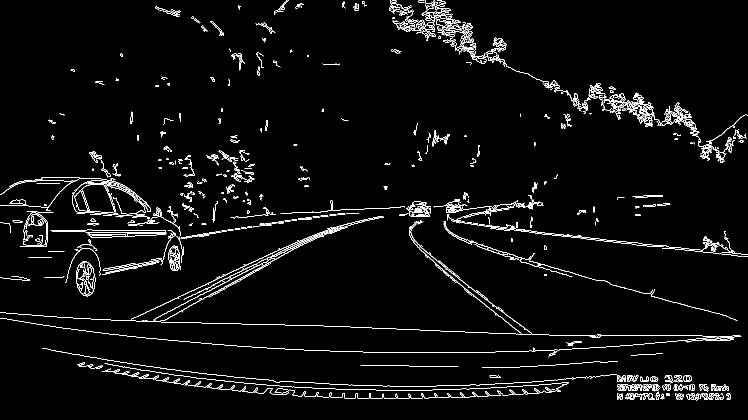
#> input picture edgedashcam1.png, 1495 x 839 px (shown at 1/2 size)
$ python homography.py   (older library calls are emulated)
#> lines starting #> are read from the running program, lines starting #| are printed output that depends on the picture; after the words box and inside, x2 and y2 are one past the last pixel; in counts of white or black regions, pixels touching at a corner belong together
import cv2
import numpy as np

trapezoid = np.array([[ 870,  526],
       [1006,  638],
       [ 541,  526],
       [ 334,  638]])
trapezoid_ideal = np.array([[ 872,  526],
       [1022,  638],
       [ 572,  526],
       [ 422,  638]])
H, status = cv2.findHomography(trapezoid, trapezoid_ideal, cv2.RANSAC, 5.0)

imageA=cv2.imread('edgedashcam1.png')
#> imageA is the input picture: shape (839, 1495, 3); 3.2% white in thin lines or dots
before = []
for x in range(imageA.shape[1]):
    for y in range(imageA.shape[0]):
        point = [x, y, 1]
        before.append(point)
before = np.array(before).transpose()

after=np.matmul(H,before)
after = after / after[2, :]
after = after[:2, :]
after = np.round(after, 0).astype(np.int)

height, width, _ = imageA.shape
#> height = 839; width = 1495
result = np.zeros((height, width * 2, 3), dtype = np.uint8)
for pt1, pt2 in zip(before[:2, :].transpose(), after.transpose()):
    if pt2[1] >= height:
        continue

    if np.sum(pt2 < 0) >= 1:
        continue

    result[pt2[1], pt2[0]] = imageA[pt1[1], pt1[0]]
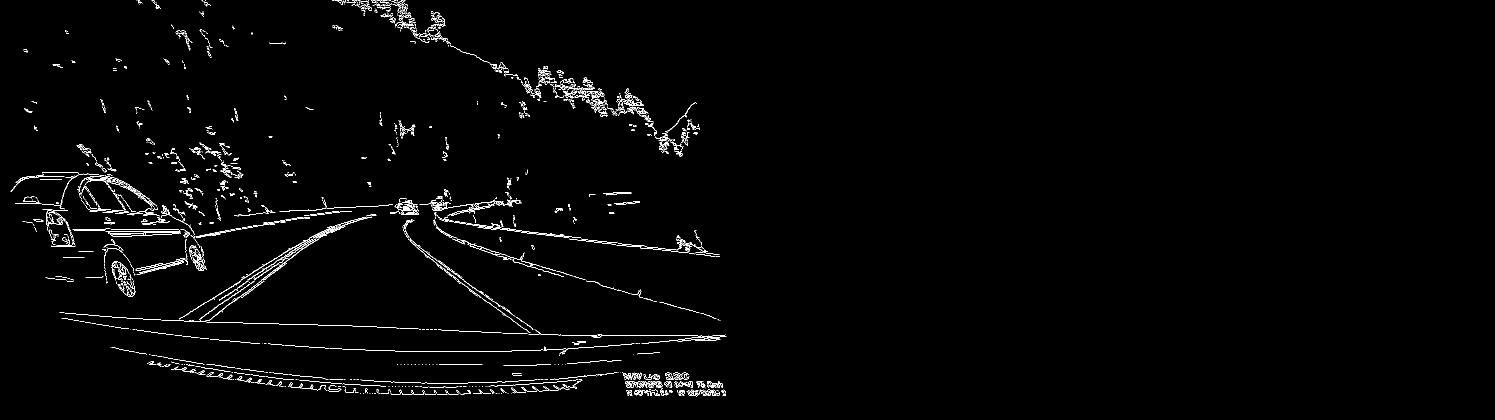
#> result: shape (839, 2990, 3) (shown at 1/2 size); 1.3% white in thin lines or dots, all inside (x1, y1, x2, y2) = (21, 0, 1453, 794)

cv2.imshow('origin', imageA)
cv2.imshow('result', result)
cv2.waitKey()
